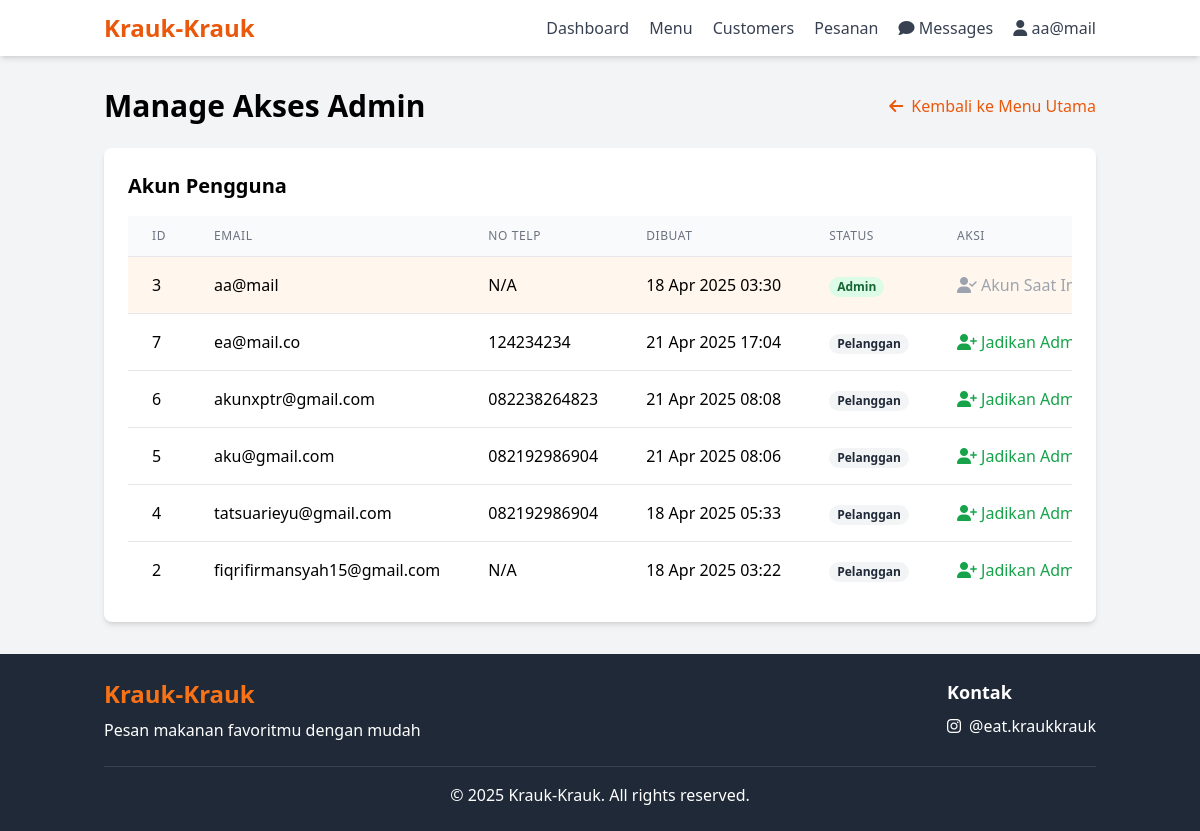
The app's page /admin/manage_admin.php (signed in) with its own data.
### tables this page shows
CREATE TABLE `akun` (
  `id` int NOT NULL,
  `email` varchar(255) NOT NULL,
  `password` varchar(255) NOT NULL,
  `admin_value` tinyint(1) NOT NULL DEFAULT '0',
  `created_at` timestamp NOT NULL DEFAULT CURRENT_TIMESTAMP,
  `no_telp` varchar(20) DEFAULT NULL
);

### admin/manage_admin.php (the view, shortened to what this page needs)
<?php
require_once '../includes/header.php';
require_once '../config/database.php';
$stmt = $pdo->query("SELECT id, email, admin_value, created_at, no_telp FROM akun ORDER BY admin_value DESC, created_at DESC");
$users = $stmt->fetchAll();
?>
<div class="container mx-auto px-4 py-8">
    <div class="flex justify-between items-center mb-6">
        <h1 class="text-3xl font-bold">Manage Akses Admin</h1>
        <a href="dashboard.php" class="text-orange-600 hover:underline inline-flex items-center">
            <i class="fas fa-arrow-left mr-2"></i> Kembali ke Menu Utama
        </a>
    </div>
    <div class="bg-white rounded-lg shadow-md p-6">
        <h2 class="text-xl font-semibold mb-4">Akun Pengguna</h2>
        <div class="overflow-x-auto">
            <table class="min-w-full divide-y divide-gray-200">
                <thead class="bg-gray-50">
                    <tr>
                        <th scope="col" class="px-6 py-3 text-left text-xs font-medium text-gray-500 uppercase tracking-wider">ID</th>
                        <th scope="col" class="px-6 py-3 text-left text-xs font-medium text-gray-500 uppercase tracking-wider">Email</th>
                        <th scope="col" class="px-6 py-3 text-left text-xs font-medium text-gray-500 uppercase tracking-wider">No Telp</th>
                        <th scope="col" class="px-6 py-3 text-left text-xs font-medium text-gray-500 uppercase tracking-wider">Dibuat</th>
                        <th scope="col" class="px-6 py-3 text-left text-xs font-medium text-gray-500 uppercase tracking-wider">Status</th>
                        <th scope="col" class="px-6 py-3 text-left text-xs font-medium text-gray-500 uppercase tracking-wider">Aksi</th>
                    </tr>
                </thead>
                <tbody class="bg-white divide-y divide-gray-200">
                    <?php if (count($users) > 0): ?>
                        <?php foreach ($users as $user): ?>
                            <tr class="<?= $user['admin_value'] ? 'bg-orange-50' : '' ?>">
                                <td class="px-6 py-4 whitespace-nowrap"><?= $user['id'] ?></td>
                                <td class="px-6 py-4 whitespace-nowrap"><?= htmlspecialchars($user['email']) ?></td>
                                <td class="px-6 py-4 whitespace-nowrap"><?= htmlspecialchars($user['no_telp'] ?? 'N/A') ?></td>
                                <td class="px-6 py-4 whitespace-nowrap"><?= date('d M Y H:i', strtotime($user['created_at'])) ?></td>
                                <td class="px-6 py-4 whitespace-nowrap">
                                    <?php if ($user['admin_value']): ?>
                                        <span class="px-2 inline-flex text-xs leading-5 font-semibold rounded-full bg-green-100 text-green-800">
                                            Admin
                                        </span>
                                    <?php else: ?>
                                        <span class="px-2 inline-flex text-xs leading-5 font-semibold rounded-full bg-gray-100 text-gray-800">
                                            Pelanggan
                                        </span>
                                    <?php endif; ?>
                                </td>
                                <td class="px-6 py-4 whitespace-nowrap">
                                    <?php if ($user['id'] !== $_SESSION['user_id']): ?>
                                        <a href="manage_admin.php?toggle=<?= $user['id'] ?>"
                                           class="<?= $user['admin_value'] ? 'text-red-600 hover:text-red-900' : 'text-green-600 hover:text-green-900' ?>"
                                           onclick="return confirm('Are you sure you want to <?= $user['admin_value'] ? 'remove' : 'grant' ?> admin privileges for this user?')">
                                            <?php if ($user['admin_value']): ?>
                                                <i class="fas fa-user-minus"></i> Jadikan Pelanggan
                                            <?php else: ?>
                                                <i class="fas fa-user-plus"></i> Jadikan Admin
                                            <?php endif; ?>
                                        </a>
                                    <?php else: ?>
                                        <span class="text-gray-400"><i class="fas fa-user-check"></i> Akun Saat Ini</span>
                                    <?php endif; ?>
                                </td>
                            </tr>
                        <?php endforeach; ?>
                    <?php else: ?>
                        <tr>
                            <td colspan="6" class="px-6 py-4 text-center text-gray-500">Tidak ada pengguna</td>
                        </tr>
                    <?php endif; ?>
                </tbody>
            </table>
        </div>
    </div>
</div>
<?php require_once '../includes/footer.php'; ?>

### records on screen
akun: id "3", email "aa@mail", no_telp "N/A", created_at "18 Apr 2025 03:30", admin_value "Admin", shows "Akun Saat…"
akun: id "7", email "ea@mail.co", no_telp "124234234", created_at "21 Apr 2025 17:04", admin_value "Pelanggan"
akun: id "6", email "akunxptr@gmail.com", no_telp "082238264823", created_at "21 Apr 2025 08:08", admin_value "Pelanggan"
akun: id "5", email "aku@gmail.com", no_telp "082192986904", created_at "21 Apr 2025 08:06", admin_value "Pelanggan"
akun: id "4", email "tatsuarieyu@gmail.com", no_telp "082192986904", created_at "18 Apr 2025 05:33", admin_value "Pelanggan"
akun: id "2", email "fiqrifirmansyah15@gmail.com", no_telp "N/A", created_at "18 Apr 2025 03:22", admin_value "Pelanggan"

### other values on screen
$_SESSION['email'] "aa@mail"
